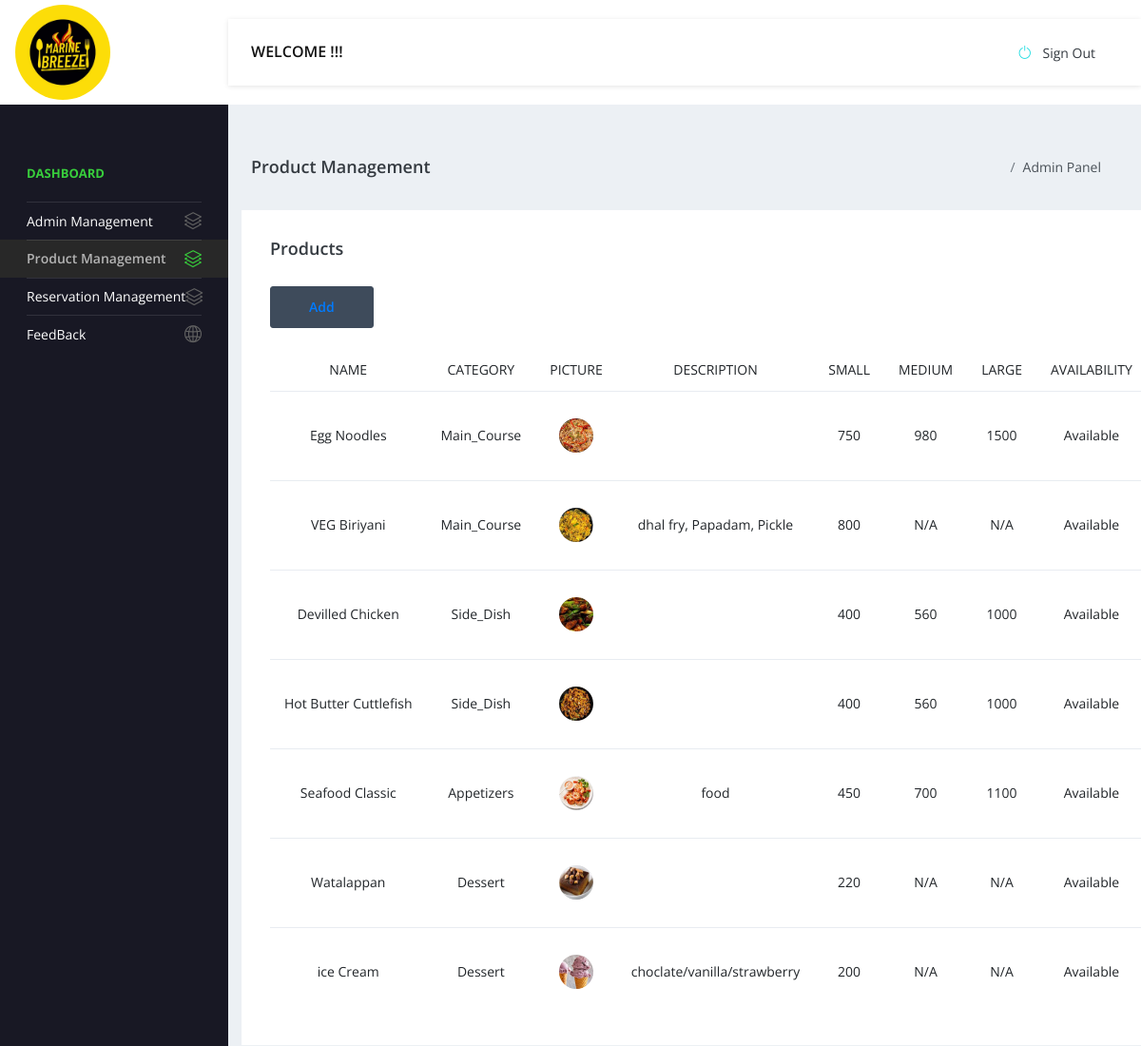
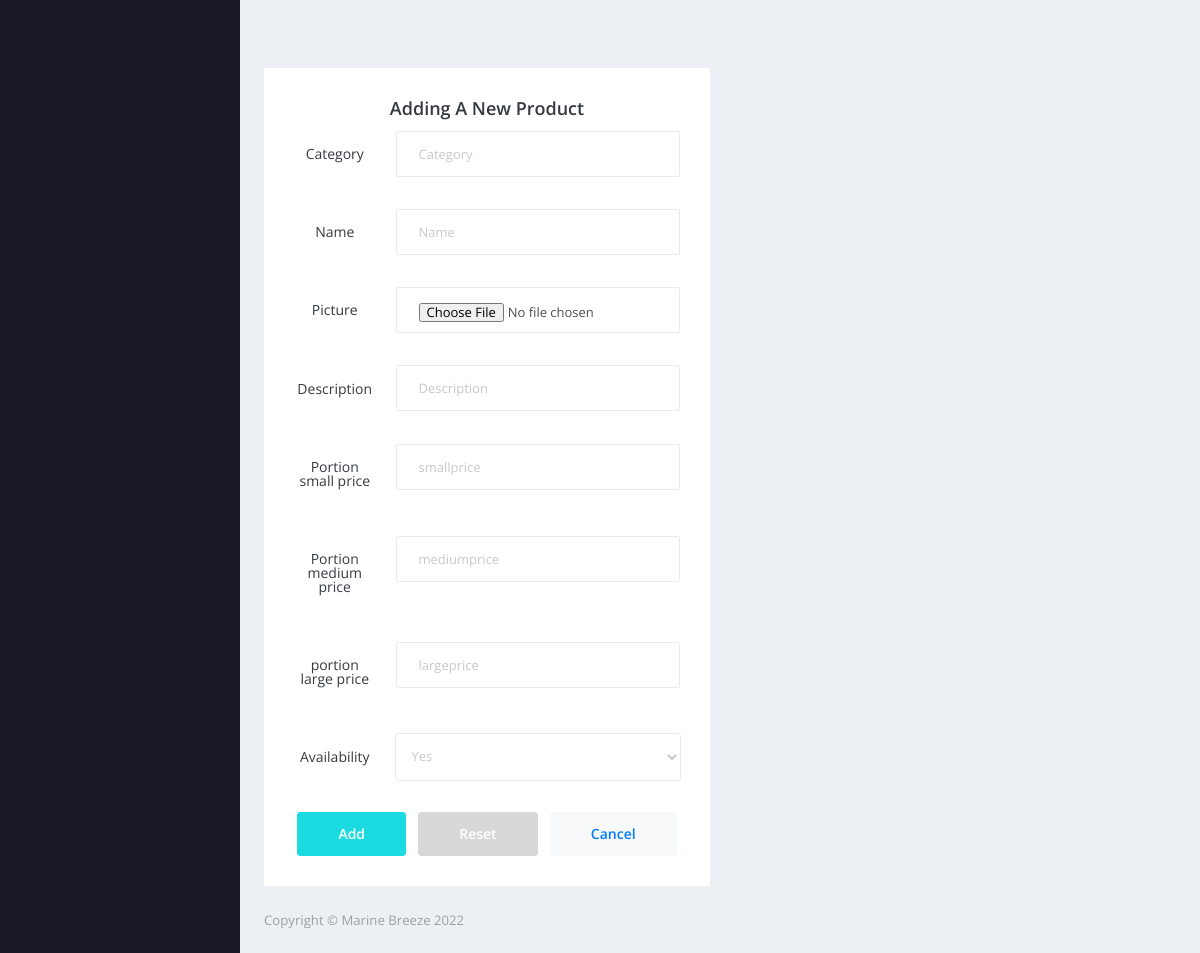
The app's page /pages/product/items1.php with its own data (2 pictures, top to bottom).
### tables this page shows
CREATE TABLE IF NOT EXISTS `menu` (
  `ItemNo` int(11) NOT NULL AUTO_INCREMENT,
  `Category` varchar(150) NOT NULL,
  `Name` varchar(200) NOT NULL,
  `Picture` varchar(500) NOT NULL,
  `Description` varchar(300) NOT NULL,
  `PriceSmall` varchar(10) NOT NULL,
  `PriceMedium` varchar(10) NOT NULL,
  `PriceLarge` varchar(10) NOT NULL,
  `Availability` varchar(100) NOT NULL,
  PRIMARY KEY (`ItemNo`)
);

### pages/product/items1.php (the view, shortened to what this page needs)
<?php
include '../includes/security.php';
include '../includes/header.php';
include '../includes/nav.php';
?>
<div class="main-panel">
  <div class="content-wrapper">
    <div class="page-header">
      <h3 class="page-title"> Product Management </h3>
      <nav aria-label="breadcrumb">
        <ol class="breadcrumb">
          <li class="breadcrumb-item active" aria-current="page">Admin Panel</li>
        </ol>
      </nav>
    </div>
    <div class="row">
      <div class="col-lg-24 grid-margin stretch-card">
        <div class="card">
          <div class="card-body">
            <h4 class="card-title">Products</h4>
            <div class="template-demo">
              <button type="button" class="btn btn-dark" name="addbtn"><a href="#add1">Add</a></button>
            </div>
            <?php
            $query = "SELECT * FROM menu";
            $query_run = mysqli_query($connection, $query);
            if (mysqli_num_rows($query_run) > 0) {
            ?>
              <table class="table table-hover">
                <thead>
                  <tr align="center">
                    <br>
                    <th>NAME</th>
                    <th>CATEGORY</th>
                    <th>PICTURE</th>
                    <th>DESCRIPTION</th>
                    <th>SMALL</th>
                    <th>MEDIUM</th>
                    <th> LARGE</th>
                    <th>AVAILABILITY</th>
                  </tr>
                </thead>
                <tbody>
                  <?php
                  while ($row = mysqli_fetch_assoc($query_run)) {
                  ?>
                    <tr align="center">
                      <td><?php echo $row['Name'] ?></td>
                      <td><?php echo $row['Category'] ?></td>
                      <td><?php echo '<img src="upload/' . $row['Picture'] . '" width="200px;" height="200px;" alt="Image">' ?></td>
                      <td><?php echo $row['Description'] ?></td>
                      <td><?php echo $row['PriceSmall'] ?></td>
                      <td><?php echo $row['PriceMedium'] ?></td>
                      <td><?php echo $row['PriceLarge'] ?></td>
                      <td><?php echo $row['Availability'] ?></td>
                    </tr>
                  <?php
                  }
                  ?>
                </tbody>
              </table>
            <?php
            } else {
              echo "No Record Found";
            }
            ?>
          </div>
        </div>
      </div>
    </div>
    <br><br>
    <div class="row">
      <div class="col-md-6 grid-margin stretch-card" align="center">
        <div class="card" align="center">
          <div class="card-body">
            <h4 class="card-title"><a id="add1">Adding a New Product</a></h4>
            <form action="code.php" method="POST" enctype="multipart/form-data" class="forms-sample">
              <div class="form-group row">
                <label for="category" class="col-sm-3 col-form-label">Category</label>
                <div class="col-sm-9">
                  <input type="text" name="product_category" class="form-control" id="category" placeholder="Category">
                </div>
              </div>
              <div class="form-group row">
                <label for="name" class="col-sm-3 col-form-label">Name</label>
                <div class="col-sm-9">
                  <input type="text" name="product_name" class="form-control" id="name" placeholder="Name">
                </div>
              </div>
              <div class="form-group row">
                <label for="picture" class="col-sm-3 col-form-label">Picture</label>
                <div class="col-sm-9">
                  <input type="file" name="product_image" class="form-control" id="picture" placeholder="Product image">
                </div>
              </div>
              <div class="form-group row">
                <label for="description" class="col-sm-3 col-form-label">Description</label>
                <div class="col-sm-9">
                  <input type="text" name="product_description" class="form-control" id="desc" placeholder="Description">
                </div>
              </div>
              <div class="form-group row">
                <label for="pricesmall" class="col-sm-3 col-form-label">Portion small price</label>
                <div class="col-sm-9">
                  <input type="text" name="product_smallprice" class="form-control" id="smallprice" placeholder="smallprice">
                </div>
              </div>
              <div class="form-group row">
                <label for="pricemedium" class="col-sm-3 col-form-label">Portion medium price</label>
                <div class="col-sm-9">
                  <input type="text" name="product_mediumprice" class="form-control" id="mediumprice" placeholder="mediumprice">
                </div>
              </div>
              <div class="form-group row">
                <label for="pricelarge" class="col-sm-3 col-form-label">portion large price</label>
                <div class="col-sm-9">
                  <input type="text" name="product_largeprice" class="form-control" id="largeprice" placeholder="largeprice">
                </div>
              </div>
              <div class="form-group row">
                <label for="availability" class="col-sm-3 col-form-label">Availability</label>
                <div class="col-sm-9">
                  <select class="form-control" name="product_availability" id="availability" placeholder="Availability">
                    <option>Yes</option>
                  </select>
                </div>
              </div>
              <button type="submit" name="save_product1" class="btn btn-primary mr-2">Add</button>
              <button type="reset" name="resetbtn" class="btn btn-secondary mr-2">Reset</button>
              <button class="btn btn-light"><a href="items1.php">Cancel</a></button>
            </form>
          </div>
        </div>
      </div>
      <div class="col-md-6 grid-margin stretch-card" align="center">
                </div>
              </div>
      </div>
      <?php
      include '../includes/footer.php';
      ?>
    </div>
  </div>
</div>
<?php
include '../includes/script.php';
?>

### records on screen
menu: Name "Egg Noodles", Category "Main_Course", Picture (picture), PriceSmall "750", PriceMedium "980", PriceLarge "1500", Availability "Available"
menu: Name "VEG Biriyani", Category "Main_Course", Picture (picture), Description "dhal fry, Papadam, Pickle", PriceSmall "800", PriceMedium "N/A", PriceLarge "N/A", Availability "Available"
menu: Name "Devilled Chicken", Category "Side_Dish", Picture (picture), PriceSmall "400", PriceMedium "560", PriceLarge "1000", Availability "Available"
menu: Name "Hot Butter Cuttlefish", Category "Side_Dish", Picture (picture), PriceSmall "400", PriceMedium "560", PriceLarge "1000", Availability "Available"
menu: Name "Seafood Classic", Category "Appetizers", Picture (picture), Description "food", PriceSmall "450", PriceMedium "700", PriceLarge "1100", Availability "Available"
menu: Name "Watalappan", Category "Dessert", Picture (picture), PriceSmall "220", PriceMedium "N/A", PriceLarge "N/A", Availability "Available"
menu: Name "ice Cream", Category "Dessert", Picture (picture), Description "choclate/vanilla/strawberry", PriceSmall "200", PriceMedium "N/A", PriceLarge "N/A", Availability "Available"
